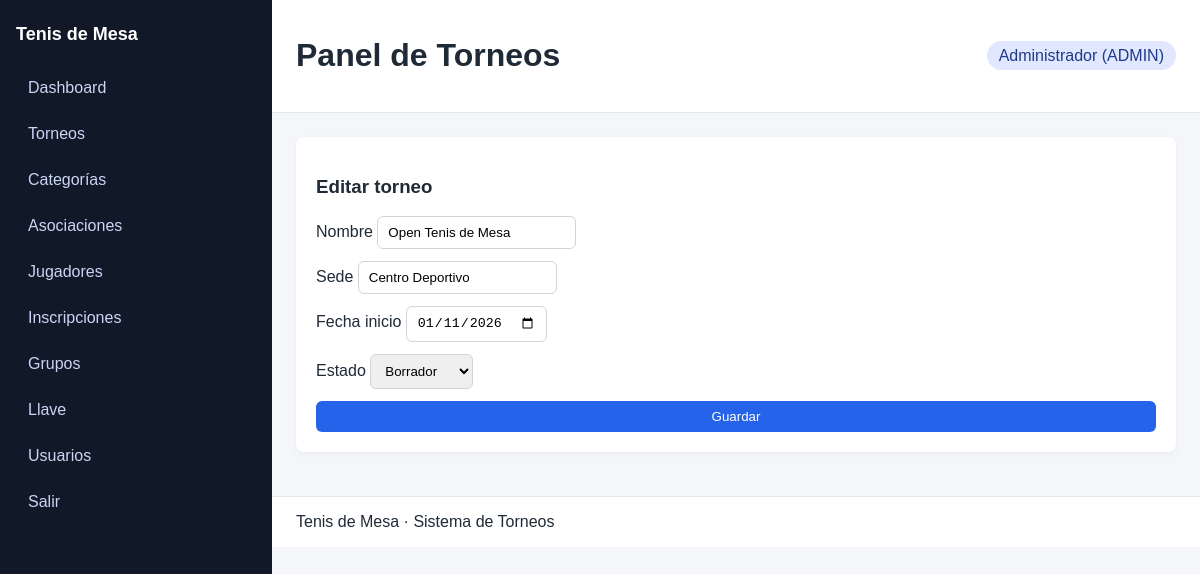
Screenshot of /tournaments/edit?id=1 (signed in) with the database file from the repository.
### tables this page shows
CREATE TABLE tournaments (
    id INT AUTO_INCREMENT PRIMARY KEY,
    name VARCHAR(120) NOT NULL,
    venue VARCHAR(120) NOT NULL,
    date_start DATE NOT NULL,
    status ENUM('borrador','en_curso','finalizado') NOT NULL DEFAULT 'borrador',
    created_at TIMESTAMP DEFAULT CURRENT_TIMESTAMP
);

### app/Core/Helpers.php (called while the page is built, shortened)
<?php
function env(string $key, ?string $default = null): ?string
{
    $value = $_ENV[$key] ?? getenv($key);
    return $value === false || $value === null ? $default : $value;
}
function e(?string $value): string
{
    return htmlspecialchars($value ?? '', ENT_QUOTES, 'UTF-8');
}
function view(string $view, array $data = []): void
{
    extract($data);
    $viewFile = __DIR__ . '/../Views/' . $view . '.php';
    require $viewFile;
}
function current_user(): ?array
{
    return Session::user();
}

### app/Controllers/TournamentsController.php (called while the page is built, shortened)
<?php
class TournamentsController
{
    public function edit(): void
    {
        $id = (int)($_GET['id'] ?? 0);
        $tournament = (new Tournament())->find($id);
        view('tournaments/edit', compact('tournament'));
    }
}

### public/index.php (called while the page is built, shortened)
<?php
require __DIR__ . '/../app/Core/Helpers.php';
spl_autoload_register(function ($class) {
    $prefix = 'App\\';
    $baseDir = __DIR__ . '/../app/';
    $len = strlen($prefix);
    $relativeClass = substr($class, $len);
    $file = $baseDir . str_replace('\\', '/', $relativeClass) . '.php';
});
$router = new Router();
$router->get('/login', [new AuthController(), 'showLogin']);
$router->post('/login', [new AuthController(), 'login']);
$router->get('/logout', [new AuthController(), 'logout']);
$router->get('/', [new DashboardController(), 'index'], ['ADMIN', 'OPERADOR', 'LECTURA']);
$router->get('/users', [new UsersController(), 'index'], ['ADMIN']);
$router->get('/users/create', [new UsersController(), 'create'], ['ADMIN']);
$router->post('/users/store', [new UsersController(), 'store'], ['ADMIN']);
$router->get('/users/edit', [new UsersController(), 'edit'], ['ADMIN']);
$router->post('/users/update', [new UsersController(), 'update'], ['ADMIN']);
$router->post('/users/delete', [new UsersController(), 'delete'], ['ADMIN']);
$router->get('/tournaments', [new TournamentsController(), 'index'], ['ADMIN', 'OPERADOR']);
$router->get('/tournaments/create', [new TournamentsController(), 'create'], ['ADMIN', 'OPERADOR']);
$router->post('/tournaments/store', [new TournamentsController(), 'store'], ['ADMIN', 'OPERADOR']);
$router->get('/tournaments/edit', [new TournamentsController(), 'edit'], ['ADMIN', 'OPERADOR']);
$router->post('/tournaments/update', [new TournamentsController(), 'update'], ['ADMIN', 'OPERADOR']);
$router->post('/tournaments/delete', [new TournamentsController(), 'delete'], ['ADMIN']);
$router->get('/categories', [new CategoriesController(), 'index'], ['ADMIN', 'OPERADOR']);
$router->get('/categories/create', [new CategoriesController(), 'create'], ['ADMIN', 'OPERADOR']);
$router->post('/categories/store', [new CategoriesController(), 'store'], ['ADMIN', 'OPERADOR']);
$router->get('/categories/edit', [new CategoriesController(), 'edit'], ['ADMIN', 'OPERADOR']);
$router->post('/categories/update', [new CategoriesController(), 'update'], ['ADMIN', 'OPERADOR']);
$router->post('/categories/delete', [new CategoriesController(), 'delete'], ['ADMIN', 'OPERADOR']);
$router->get('/associations', [new AssociationsController(), 'index'], ['ADMIN', 'OPERADOR']);
$router->get('/associations/create', [new AssociationsController(), 'create'], ['ADMIN', 'OPERADOR']);
$router->post('/associations/store', [new AssociationsController(), 'store'], ['ADMIN', 'OPERADOR']);
$router->get('/associations/edit', [new AssociationsController(), 'edit'], ['ADMIN', 'OPERADOR']);
$router->post('/associations/update', [new AssociationsController(), 'update'], ['ADMIN', 'OPERADOR']);
$router->post('/associations/delete', [new AssociationsController(), 'delete'], ['ADMIN', 'OPERADOR']);
$router->get('/players', [new PlayersController(), 'index'], ['ADMIN', 'OPERADOR']);
$router->get('/players/create', [new PlayersController(), 'create'], ['ADMIN', 'OPERADOR']);
$router->post('/players/store', [new PlayersController(), 'store'], ['ADMIN', 'OPERADOR']);
$router->get('/players/edit', [new PlayersController(), 'edit'], ['ADMIN', 'OPERADOR']);
$router->post('/players/update', [new PlayersController(), 'update'], ['ADMIN', 'OPERADOR']);
$router->post('/players/delete', [new PlayersController(), 'delete'], ['ADMIN', 'OPERADOR']);
$router->get('/registrations', [new RegistrationsController(), 'index'], ['ADMIN', 'OPERADOR']);
$router->post('/registrations/store', [new RegistrationsController(), 'store'], ['ADMIN', 'OPERADOR']);
$router->post('/registrations/delete', [new RegistrationsController(), 'delete'], ['ADMIN', 'OPERADOR']);
$router->post('/registrations/import', [new RegistrationsController(), 'importCsv'], ['ADMIN', 'OPERADOR']);
$router->get('/groups', [new GroupsController(), 'index'], ['ADMIN', 'OPERADOR']);
$router->post('/groups/generate', [new GroupsController(), 'generate'], ['ADMIN', 'OPERADOR']);
$router->get('/groups/show', [new GroupsController(), 'show'], ['ADMIN', 'OPERADOR', 'LECTURA']);
$router->post('/groups/recalc', [new GroupsController(), 'recalc'], ['ADMIN', 'OPERADOR']);
$router->get('/matches/edit', [new MatchesController(), 'edit'], ['ADMIN', 'OPERADOR']);
$router->post('/matches/update', [new MatchesController(), 'update'], ['ADMIN', 'OPERADOR']);
$router->get('/brackets', [new BracketsController(), 'index'], ['ADMIN', 'OPERADOR', 'LECTURA']);
$router->get('/brackets/show', [new BracketsController(), 'show'], ['ADMIN', 'OPERADOR', 'LECTURA']);
$router->post('/brackets/generate', [new BracketsController(), 'generate'], ['ADMIN', 'OPERADOR']);
$router->dispatch($_SERVER['REQUEST_METHOD'], $_SERVER['REQUEST_URI']);

### app/Core/Session.php (called while the page is built, shortened)
<?php
class Session
{
    public static function user(): ?array
    {
        return $_SESSION['user'] ?? null;
    }
}

### app/Core/Database.php (called while the page is built, shortened)
<?php
class Database
{
    private static ?PDO $connection = null;
    public static function connection(): PDO
    {
        if (self::$connection === null) {
            $host = env('DB_HOST', '127.0.0.1');
            $db = env('DB_NAME', 'tournament');
            $user = env('DB_USER', 'root');
            $pass = env('DB_PASS', '');
            $charset = 'utf8mb4';
            $dsn = "mysql:host={$host};dbname={$db};charset={$charset}";
            try {
                self::$connection = new PDO($dsn, $user, $pass, [
                    PDO::ATTR_ERRMODE => PDO::ERRMODE_EXCEPTION,
                    PDO::ATTR_DEFAULT_FETCH_MODE => PDO::FETCH_ASSOC,
                ]);
            } catch (PDOException $e) {
                http_response_code(500);
                echo 'Database connection error.';
                exit;
            }
        }
        return self::$connection;
    }
}

### app/Models/BaseModel.php (called while the page is built, shortened)
<?php
abstract class BaseModel
{
    public function __construct()
    {
        $this->db = Database::connection();
    }
}

### app/Models/Tournament.php (called while the page is built, shortened)
<?php
class Tournament extends BaseModel
{
    public function find(int $id): ?array
    {
        $stmt = $this->db->prepare('SELECT * FROM tournaments WHERE id = ?');
        $stmt->execute([$id]);
        $row = $stmt->fetch();
        return $row ?: null;
    }
}

### app/Views/tournaments/edit.php (the view, shortened to what this page needs)
<?php require __DIR__ . '/../partials/header.php'; ?>
<div class="card">
    <h3>Editar torneo</h3>
    <?php if ($tournament): ?>
        <form method="post" action="/tournaments/update" class="form-grid">
            <label>Nombre
                <input type="text" name="name" value="<?php echo e($tournament['name']); ?>" required>
            </label>
            <label>Sede
                <input type="text" name="venue" value="<?php echo e($tournament['venue']); ?>" required>
            </label>
            <label>Fecha inicio
                <input type="date" name="date_start" value="<?php echo e($tournament['date_start']); ?>" required>
            </label>
            <label>Estado
                <select name="status">
                    <?php foreach (['borrador' => 'Borrador', 'en_curso' => 'En curso', 'finalizado' => 'Finalizado'] as $value => $label): ?>
                        <option value="<?php echo $value; ?>" <?php echo $tournament['status'] === $value ? 'selected' : ''; ?>><?php echo $label; ?></option>
                    <?php endforeach; ?>
                </select>
            </label>
            <button type="submit" class="btn primary">Guardar</button>
        </form>
    <?php else: ?>
        <p>Torneo no encontrado.</p>
    <?php endif; ?>
</div>
<?php require __DIR__ . '/../partials/footer.php'; ?>

### app/Core/Router.php (shortened to what this page needs)
<?php
class Router
{
    private array $routes = [];
    private function map(string $method, string $path, callable $handler, array $roles): void
    {
        $this->routes[] = compact('method', 'path', 'handler', 'roles');
    }
    public function dispatch(string $method, string $uri): void
    {
        $path = parse_url($uri, PHP_URL_PATH) ?: '/';
        foreach ($this->routes as $route) {
            if ($route['method'] === $method && $route['path'] === $path) {
                call_user_func($route['handler']);
                return;
            }
        }
    }
}

### app/Views/partials/header.php (shortened to what this page needs)
<?php
$user = current_user();
?>
<!DOCTYPE html>
<html lang="es">
<head>
    <link rel="stylesheet" href="/theme/css/theme.css">
</head>
<body>
<div class="app-wrapper">
    <aside class="app-sidebar">
        <div class="sidebar-header">
            <span class="brand">Tenis de Mesa</span>
        </div>
        <nav class="sidebar-nav">
            <a href="/" class="sidebar-link">Dashboard</a>
            <?php if ($user): ?>
                <?php if (in_array($user['role'], ['ADMIN', 'OPERADOR'], true)): ?>
                    <a href="/tournaments" class="sidebar-link">Torneos</a>
                    <a href="/categories" class="sidebar-link">Categorías</a>
                    <a href="/associations" class="sidebar-link">Asociaciones</a>
                    <a href="/players" class="sidebar-link">Jugadores</a>
                    <a href="/registrations" class="sidebar-link">Inscripciones</a>
                    <a href="/groups" class="sidebar-link">Grupos</a>
                    <a href="/brackets" class="sidebar-link">Llave</a>
                <?php endif; ?>
                <?php if ($user['role'] === 'ADMIN'): ?>
                    <a href="/users" class="sidebar-link">Usuarios</a>
                <?php endif; ?>
            <?php endif; ?>
            <a href="/logout" class="sidebar-link">Salir</a>
        </nav>
    </aside>
    <main class="app-content">
        <header class="app-header">
            <div class="header-left">
                <h1>Panel de Torneos</h1>
            </div>
            <div class="header-right">
                <?php if ($user): ?>
                    <span class="user-pill"><?php echo e($user['name']); ?> (<?php echo e($user['role']); ?>)</span>
                <?php endif; ?>
            </div>
        </header>
        <section class="app-body">

### app/Views/partials/footer.php (shortened to what this page needs)
        </section>
        <footer class="app-footer">
            <span>Tenis de Mesa · Sistema de Torneos</span>
        </footer>
    </main>
</div>
</body>
</html>

### public/theme/css/theme.css (style rules this page uses)
body { margin: 0; font-family: Arial, sans-serif; background: #f4f6f9; color: #1f2a37; }
.app-wrapper { display: flex; min-height: 100vh; }
.app-sidebar { width: 240px; background: #111827; color: #fff; padding: 24px 16px; }
.sidebar-header { font-size: 18px; font-weight: bold; margin-bottom: 24px; }
.sidebar-nav { display: flex; flex-direction: column; gap: 8px; }
.sidebar-link { color: #cbd5f5; text-decoration: none; padding: 10px 12px; border-radius: 6px; }
.app-content { flex: 1; display: flex; flex-direction: column; }
.app-header { background: #fff; padding: 16px 24px; display: flex; justify-content: space-between; align-items: center; border-bottom: 1px solid #e5e7eb; }
.app-body { padding: 24px; }
.app-footer { padding: 16px 24px; background: #fff; border-top: 1px solid #e5e7eb; }
.card { background: #fff; padding: 20px; border-radius: 8px; box-shadow: 0 2px 6px rgba(0,0,0,0.05); margin-bottom: 20px; }
.form-grid { display: grid; gap: 12px; }
input, select { padding: 8px 10px; border: 1px solid #d1d5db; border-radius: 6px; }
.btn { padding: 8px 12px; border: none; border-radius: 6px; background: #e5e7eb; cursor: pointer; text-decoration: none; color: #111827; display: inline-block; }
.btn.primary { background: #2563eb; color: #fff; }
.user-pill { background: #e0e7ff; color: #1e3a8a; padding: 6px 12px; border-radius: 999px; }

### rows the page displays
tournaments: name "Open Tenis de Mesa", venue "Centro Deportivo", date_start "01/11/2026", status "Borrador"
